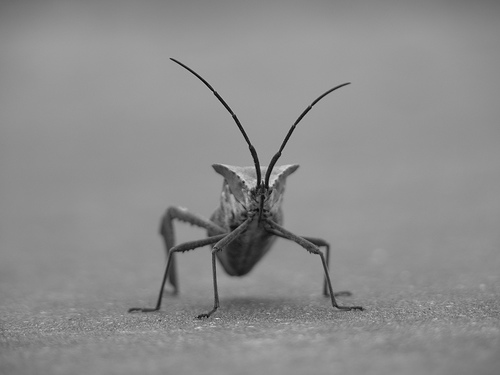
#> input picture OOPS notes/UNIT-5.4-plotgraphs/UNIT-5.4-plotgraphs/stinkbug.png, 500 x 375 px
$ python images.py   (older library calls are emulated)
#> lines starting #> are read from the running program, lines starting #| are printed output that depends on the picture
"""
==============
Image tutorial
==============

A short tutorial on plotting images with Matplotlib.

.. _imaging_startup:

Startup commands
===================

First, let's start IPython.  It is a most excellent enhancement to the
standard Python prompt, and it ties in especially well with
Matplotlib.  Start IPython either directly at a shell, or with the Jupyter
Notebook (where IPython as a running kernel).

With IPython started, we now need to connect to a GUI event loop.  This
tells IPython where (and how) to display plots.  To connect to a GUI
loop, execute the **%matplotlib** magic at your IPython prompt.  There's more
detail on exactly what this does at `IPython's documentation on GUI
event loops
<https://ipython.readthedocs.io/en/stable/interactive/reference.html#gui-event-loop-support>`_.

If you're using Jupyter Notebook, the same commands are available, but
people commonly use a specific argument to the %matplotlib magic:

.. sourcecode:: ipython

    In [1]: %matplotlib inline

This turns on inline plotting, where plot graphics will appear in your
notebook.  This has important implications for interactivity.  For inline plotting, commands in
cells below the cell that outputs a plot will not affect the plot.  For example,
changing the colormap is not possible from cells below the cell that creates a plot.
However, for other backends, such as Qt5, that open a separate window,
cells below those that create the plot will change the plot - it is a
live object in memory.

This tutorial will use Matplotlib's imperative-style plotting
interface, pyplot.  This interface maintains global state, and is very
useful for quickly and easily experimenting with various plot
settings.  The alternative is the object-oriented interface, which is also
very powerful, and generally more suitable for large application
development.  If you'd like to learn about the object-oriented
interface, a great place to start is our :doc:`Usage guide
</tutorials/introductory/usage>`.  For now, let's get on
with the imperative-style approach:
"""

import matplotlib.pyplot as plt
import matplotlib.image as mpimg

###############################################################################
# .. _importing_data:
#
# Importing image data into Numpy arrays
# ======================================
#
# Matplotlib relies on the Pillow_ library to load image data.
#
# .. _Pillow: https://pillow.readthedocs.io/en/latest/
#
# Here's the image we're going to play with:
#
# .. image:: ../../_static/stinkbug.png
#
# It's a 24-bit RGB PNG image (8 bits for each of R, G, B).  Depending
# on where you get your data, the other kinds of image that you'll most
# likely encounter are RGBA images, which allow for transparency, or
# single-channel grayscale (luminosity) images.  Download `stinkbug.png
# <https://raw.githubusercontent.com/matplotlib/matplotlib/master/doc/_static/stinkbug.png>`_
# to your computer for the rest of this tutorial.
#
# And here we go...

img = mpimg.imread('stinkbug.png')
#> img is the input picture: shape (375, 500, 4) float32; mean R, G, B, A 0.551, 0.551, 0.551, 1
print(img)
#> (printed output is left out)

###############################################################################
# Note the dtype there - float32.  Matplotlib has rescaled the 8 bit
# data from each channel to floating point data between 0.0 and 1.0.  As
# a side note, the only datatype that Pillow can work with is uint8.
# Matplotlib plotting can handle float32 and uint8, but image
# reading/writing for any format other than PNG is limited to uint8
# data.  Why 8 bits? Most displays can only render 8 bits per channel
# worth of color gradation.  Why can they only render 8 bits/channel?
# Because that's about all the human eye can see.  More here (from a
# photography standpoint): `Luminous Landscape bit depth tutorial
# <https://luminous-landscape.com/bit-depth/>`_.
#
# Each inner list represents a pixel.  Here, with an RGB image, there
# are 3 values.  Since it's a black and white image, R, G, and B are all
# similar.  An RGBA (where A is alpha, or transparency), has 4 values
# per inner list, and a simple luminance image just has one value (and
# is thus only a 2-D array, not a 3-D array).  For RGB and RGBA images,
# Matplotlib supports float32 and uint8 data types.  For grayscale,
# Matplotlib supports only float32.  If your array data does not meet
# one of these descriptions, you need to rescale it.
#
# .. _plotting_data:
#
# Plotting numpy arrays as images
# ===================================
#
# So, you have your data in a numpy array (either by importing it, or by
# generating it).  Let's render it.  In Matplotlib, this is performed
# using the :func:`~matplotlib.pyplot.imshow` function.  Here we'll grab
# the plot object.  This object gives you an easy way to manipulate the
# plot from the prompt.

imgplot = plt.imshow(img)

###############################################################################
# You can also plot any numpy array.
#
# .. _Pseudocolor:
#
# Applying pseudocolor schemes to image plots
# -------------------------------------------------
#
# Pseudocolor can be a useful tool for enhancing contrast and
# visualizing your data more easily.  This is especially useful when
# making presentations of your data using projectors - their contrast is
# typically quite poor.
#
# Pseudocolor is only relevant to single-channel, grayscale, luminosity
# images.  We currently have an RGB image.  Since R, G, and B are all
# similar (see for yourself above or in your data), we can just pick one
# channel of our data:

lum_img = img[:, :, 0]

# This is array slicing.  You can read more in the `Numpy tutorial
# <https://docs.scipy.org/doc/numpy/user/quickstart.html>`_.

plt.imshow(lum_img)

###############################################################################
# Now, with a luminosity (2D, no color) image, the default colormap (aka lookup table,
# LUT), is applied.  The default is called viridis.  There are plenty of
# others to choose from.

plt.imshow(lum_img, cmap="hot")

###############################################################################
# Note that you can also change colormaps on existing plot objects using the
# :meth:`~matplotlib.cm.ScalarMappable.set_cmap` method:

imgplot = plt.imshow(lum_img)
imgplot.set_cmap('nipy_spectral')

###############################################################################
#
# .. note::
#
#    However, remember that in the Jupyter Notebook with the inline backend,
#    you can't make changes to plots that have already been rendered.  If you
#    create imgplot here in one cell, you cannot call set_cmap() on it in a later
#    cell and expect the earlier plot to change.  Make sure that you enter these
#    commands together in one cell.  plt commands will not change plots from earlier
#    cells.
#
# There are many other colormap schemes available.  See the `list and
# images of the colormaps
# <../colors/colormaps.html>`_.
#
# .. _`Color Bars`:
#
# Color scale reference
# ------------------------
#
# It's helpful to have an idea of what value a color represents.  We can
# do that by adding a color bar to your figure:

imgplot = plt.imshow(lum_img)
plt.colorbar()

###############################################################################
# .. _`Data ranges`:
#
# Examining a specific data range
# ---------------------------------
#
# Sometimes you want to enhance the contrast in your image, or expand
# the contrast in a particular region while sacrificing the detail in
# colors that don't vary much, or don't matter.  A good tool to find
# interesting regions is the histogram.  To create a histogram of our
# image data, we use the :func:`~matplotlib.pyplot.hist` function.

plt.hist(lum_img.ravel(), bins=256, range=(0.0, 1.0), fc='k', ec='k')

###############################################################################
# Most often, the "interesting" part of the image is around the peak,
# and you can get extra contrast by clipping the regions above and/or
# below the peak.  In our histogram, it looks like there's not much
# useful information in the high end (not many white things in the
# image).  Let's adjust the upper limit, so that we effectively "zoom in
# on" part of the histogram.  We do this by passing the clim argument to
# imshow.  You could also do this by calling the
# :meth:`~matplotlib.cm.ScalarMappable.set_clim` method of the image plot
# object, but make sure that you do so in the same cell as your plot
# command when working with the Jupyter Notebook - it will not change
# plots from earlier cells.
#
# You can specify the clim in the call to ``plot``.

imgplot = plt.imshow(lum_img, clim=(0.0, 0.7))

###############################################################################
# You can also specify the clim using the returned object
fig = plt.figure()
ax = fig.add_subplot(1, 2, 1)
imgplot = plt.imshow(lum_img)
ax.set_title('Before')
plt.colorbar(ticks=[0.1, 0.3, 0.5, 0.7], orientation='horizontal')
ax = fig.add_subplot(1, 2, 2)
imgplot = plt.imshow(lum_img)
imgplot.set_clim(0.0, 0.7)
ax.set_title('After')
plt.colorbar(ticks=[0.1, 0.3, 0.5, 0.7], orientation='horizontal')

###############################################################################
# .. _Interpolation:
#
# Array Interpolation schemes
# ---------------------------
#
# Interpolation calculates what the color or value of a pixel "should"
# be, according to different mathematical schemes.  One common place
# that this happens is when you resize an image.  The number of pixels
# change, but you want the same information.  Since pixels are discrete,
# there's missing space.  Interpolation is how you fill that space.
# This is why your images sometimes come out looking pixelated when you
# blow them up.  The effect is more pronounced when the difference
# between the original image and the expanded image is greater.  Let's
# take our image and shrink it.  We're effectively discarding pixels,
# only keeping a select few.  Now when we plot it, that data gets blown
# up to the size on your screen.  The old pixels aren't there anymore,
# and the computer has to draw in pixels to fill that space.
#
# We'll use the Pillow library that we used to load the image also to resize
# the image.

from PIL import Image

img = Image.open('stinkbug.png')
#> img: PIL image 500x375 RGBA
img.thumbnail((64, 64), Image.ANTIALIAS)  # resizes image in-place
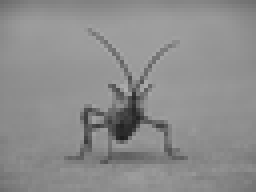
#> img: PIL image 64x48 RGBA (shown 4 times larger); mean R, G, B, A 140.5, 140.5, 140.5, 255
imgplot = plt.imshow(img)

###############################################################################
# Here we have the default interpolation, bilinear, since we did not
# give :func:`~matplotlib.pyplot.imshow` any interpolation argument.
#
# Let's try some others. Here's "nearest", which does no interpolation.

imgplot = plt.imshow(img, interpolation="nearest")

###############################################################################
# and bicubic:

imgplot = plt.imshow(img, interpolation="bicubic")

###############################################################################
# Bicubic interpolation is often used when blowing up photos - people
# tend to prefer blurry over pixelated.
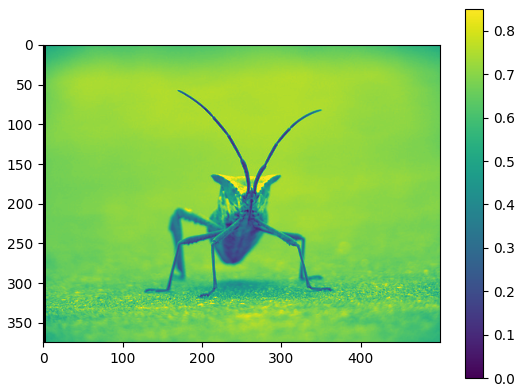
#> figure drawn by matplotlib, 2 panels
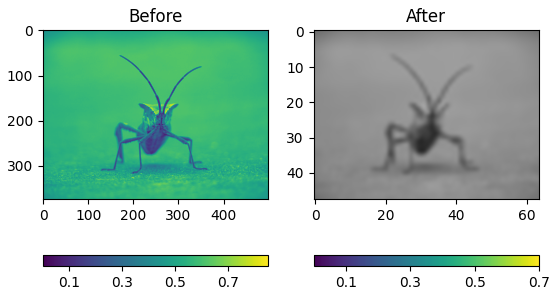
#> figure drawn by matplotlib, 4 panels
